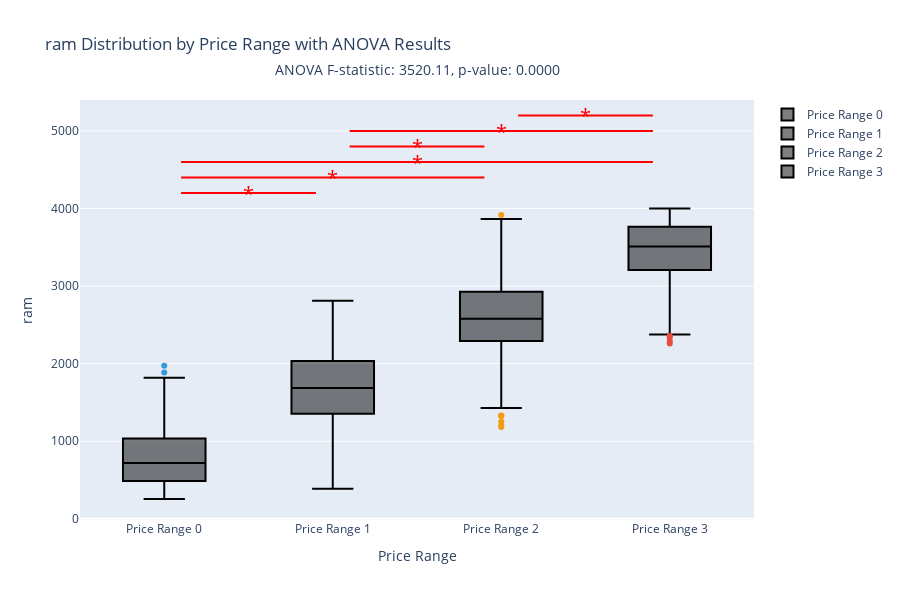

Here is the notebook cell this chart was saved with:
### Code cell
import plotly.graph_objects as go
from statsmodels.stats.multicomp import pairwise_tukeyhsd

def plot_anova_results(feature):
    # Perform ANOVA
    groups = [df[df['price_range'] == i][feature] for i in range(4)]
    f_stat, p_val = f_oneway(*groups)
    
    # Perform Tukey's HSD post-hoc test
    tukey = pairwise_tukeyhsd(endog=df[feature],
                             groups=df['price_range'],
                             alpha=0.05)
    
    # Create figure
    fig = go.Figure()
    
    # Add box plots
    for i in range(4):
        fig.add_trace(go.Box(
            y=df[df['price_range'] == i][feature],
            name=f'Price Range {i}',
            boxpoints='outliers',
            marker_color=colors[i],
            line_color='black'
        ))
    
    # Add ANOVA info as annotation
    fig.add_annotation(
        x=0.5, y=1.1,
        xref='paper', yref='paper',
        text=f"ANOVA F-statistic: {f_stat:.2f}, p-value: {p_val:.4f}",
        showarrow=False,
        font=dict(size=14)
    )
    
    # Add significant pairs from Tukey's test
    y_pos = df[feature].max() * 1.05
    for i, pair in enumerate(tukey._results_table.data[1:]):
        if pair[4]:  # If significant
            fig.add_shape(type='line',
                x0=pair[0]+0.1, x1=pair[1]-0.1,
                y0=y_pos, y1=y_pos,
                line=dict(color='red', width=2))
            fig.add_annotation(
                x=(pair[0]+pair[1])/2, y=y_pos,
                text="*", showarrow=False,
                font=dict(size=20, color='red')
            )
            y_pos += df[feature].max() * 0.05
    
    fig.update_layout(
        title=f'{feature} Distribution by Price Range with ANOVA Results',
        yaxis_title=feature,
        xaxis_title='Price Range',
        height=600
    )
    fig.show()

# Example usage
plot_anova_results('ram')

### Figure 1 — Plotly figure (JSON) as saved in the notebook; plotly's stock layout.template omitted (floating-point values rounded to 4 significant figures; data arrays with more than 128 entries replaced by an {"elided": "..."} marker saying what was removed)
{"data": [{"boxpoints": "outliers", "line": {"color": "black"}, "marker": {"color": "#3498db"}, "name": "Price Range 0", "type": "box", "y": {"elided": "500 int values"}}, {"boxpoints": "outliers", "line": {"color": "black"}, "marker": {"color": "#2ecc71"}, "name": "Price Range 1", "type": "box", "y": {"elided": "500 int values"}}, {"boxpoints": "outliers", "line": {"color": "black"}, "marker": {"color": "#f39c12"}, "name": "Price Range 2", "type": "box", "y": {"elided": "500 int values"}}, {"boxpoints": "outliers", "line": {"color": "black"}, "marker": {"color": "#e74c3c"}, "name": "Price Range 3", "type": "box", "y": {"elided": "500 int values"}}], "layout": {"annotations": [{"font": {"size": 14}, "showarrow": false, "text": "ANOVA F-statistic: 3520.11, p-value: 0.0000", "x": 0.5, "xref": "paper", "y": 1.1, "yref": "paper"}, {"font": {"color": "red", "size": 20}, "showarrow": false, "text": "*", "x": 0.5, "y": 4198.0}, {"font": {"color": "red", "size": 20}, "showarrow": false, "text": "*", "x": 1, "y": 4398.0}, {"font": {"color": "red", "size": 20}, "showarrow": false, "text": "*", "x": 1.5, "y": 4598.0}, {"font": {"color": "red", "size": 20}, "showarrow": false, "text": "*", "x": 1.5, "y": 4798.0}, {"font": {"color": "red", "size": 20}, "showarrow": false, "text": "*", "x": 2, "y": 4997.0}, {"font": {"color": "red", "size": 20}, "showarrow": false, "text": "*", "x": 2.5, "y": 5197.0}], "height": 600, "shapes": [{"line": {"color": "red", "width": 2}, "type": "line", "x0": 0.1, "x1": 0.9, "y0": 4198.0, "y1": 4198.0}, {"line": {"color": "red", "width": 2}, "type": "line", "x0": 0.1, "x1": 1.9, "y0": 4398.0, "y1": 4398.0}, {"line": {"color": "red", "width": 2}, "type": "line", "x0": 0.1, "x1": 2.9, "y0": 4598.0, "y1": 4598.0}, {"line": {"color": "red", "width": 2}, "type": "line", "x0": 1.1, "x1": 1.9, "y0": 4798.0, "y1": 4798.0}, {"line": {"color": "red", "width": 2}, "type": "line", "x0": 1.1, "x1": 2.9, "y0": 4997.0, "y1": 4997.0}, {"line": {"color": "red", "width": 2}, "type": "line", "x0": 2.1, "x1": 2.9, "y0": 5197.0, "y1": 5197.0}], "title": {"text": "ram Distribution by Price Range with ANOVA Results"}, "xaxis": {"title": {"text": "Price Range"}}, "yaxis": {"title": {"text": "ram"}}}}
